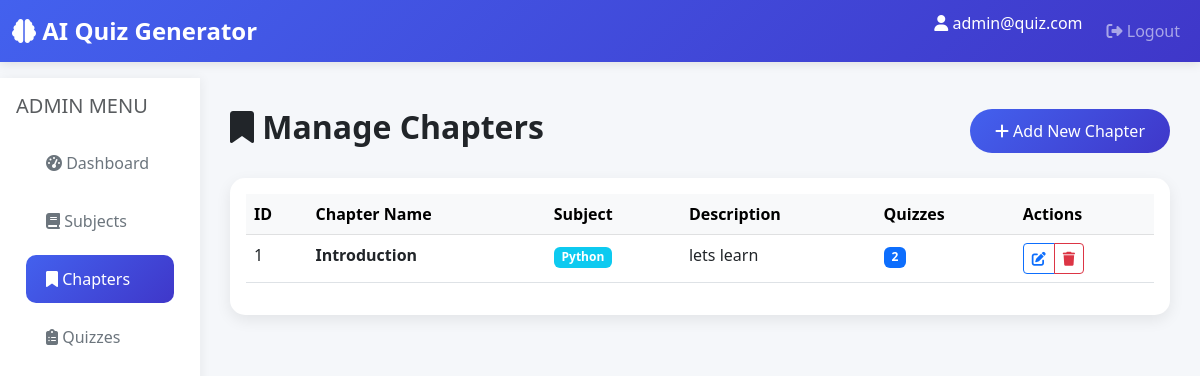
The page /admin/chapters (signed in) on the database its author committed.
### models.py (models this page shows, shortened)
class User(db.Model):
    __tablename__ = 'users'
    id = db.Column(db.Integer, primary_key=True)
    username = db.Column(db.String(120), unique=True, nullable=False)
    password = db.Column(db.String(200), nullable=False)
    full_name = db.Column(db.String(100), nullable=False)
    qualification = db.Column(db.String(100))
    date_of_birth = db.Column(db.Date)
    is_admin = db.Column(db.Boolean, default=False)
    created_at = db.Column(db.DateTime, default=datetime.utcnow)
    scores = db.relationship('Score', backref='user', lazy=True, cascade='all, delete-orphan')

class Chapter(db.Model):
    __tablename__ = 'chapters'
    id = db.Column(db.Integer, primary_key=True)
    subject_id = db.Column(db.Integer, db.ForeignKey('subjects.id'), nullable=False)
    name = db.Column(db.String(100), nullable=False)
    description = db.Column(db.Text)
    created_at = db.Column(db.DateTime, default=datetime.utcnow)
    quizzes = db.relationship('Quiz', backref='chapter', lazy=True, cascade='all, delete-orphan')

class Subject(db.Model):
    __tablename__ = 'subjects'
    id = db.Column(db.Integer, primary_key=True)
    name = db.Column(db.String(100), nullable=False)
    description = db.Column(db.Text)
    created_at = db.Column(db.DateTime, default=datetime.utcnow)
    chapters = db.relationship('Chapter', backref='subject', lazy=True, cascade='all, delete-orphan')

### app.py (the view)
@app.route('/admin/chapters')
@admin_required
def manage_chapters():
    chapters = Chapter.query.all()
    return render_template('chapters.html', chapters=chapters)

### app.py (called while the page is built)
def admin_required(f):
    @wraps(f)
    def decorated_function(*args, **kwargs):
        if 'user_id' not in session:
            flash('Please login first', 'warning')
            return redirect(url_for('login'))
        user = User.query.get(session['user_id'])
        if not user or not user.is_admin:
            flash('Access denied. Admin only.', 'danger')
            return redirect(url_for('user_dashboard'))
        return f(*args, **kwargs)
    return decorated_function

### templates/chapters.html (shortened to what this page needs)
{% extends "base.html" %}
{% block content %}
<div class="container-fluid">
    <div class="row">
        <div class="col-md-2 sidebar p-0">
            <div class="p-3">
                <h5 class="text-muted mb-3">ADMIN MENU</h5>
                <ul class="nav flex-column">
                    <li class="nav-item">
                        <a class="nav-link" href="{{ url_for('admin_dashboard') }}">
                            <i class="fas fa-tachometer-alt"></i> Dashboard
                        </a>
                    </li>
                    <li class="nav-item">
                        <a class="nav-link" href="{{ url_for('manage_subjects') }}">
                            <i class="fas fa-book"></i> Subjects
                        </a>
                    </li>
                    <li class="nav-item">
                        <a class="nav-link active" href="{{ url_for('manage_chapters') }}">
                            <i class="fas fa-bookmark"></i> Chapters
                        </a>
                    </li>
                    <li class="nav-item">
                        <a class="nav-link" href="{{ url_for('manage_quizzes') }}">
                            <i class="fas fa-clipboard-list"></i> Quizzes
                        </a>
                    </li>
                </ul>
            </div>
        </div>
        <div class="col-md-10 content-wrapper">
            <div class="d-flex justify-content-between align-items-center mb-4">
                <h2 class="fw-bold">
                    <i class="fas fa-bookmark"></i> Manage Chapters
                </h2>
                <a href="{{ url_for('add_chapter') }}" class="btn btn-primary">
                    <i class="fas fa-plus"></i> Add New Chapter
                </a>
            </div>
            <div class="card">
                <div class="card-body">
                    <div class="table-responsive">
                        <table class="table table-hover">
                            <thead class="table-light">
                                <tr>
                                    <th>ID</th>
                                    <th>Chapter Name</th>
                                    <th>Subject</th>
                                    <th>Description</th>
                                    <th>Quizzes</th>
                                    <th>Actions</th>
                                </tr>
                            </thead>
                            <tbody>
                                {% for chapter in chapters %}
                                <tr>
                                    <td>{{ chapter.id }}</td>
                                    <td><strong>{{ chapter.name }}</strong></td>
                                    <td><span class="badge bg-info">{{ chapter.subject.name }}</span></td>
                                    <td>{{ chapter.description[:40] }}{% if chapter.description|length > 40 %}...{% endif %}</td>
                                    <td><span class="badge bg-primary">{{ chapter.quizzes|length }}</span></td>
                                    <td>
                                        <div class="btn-group" role="group">
                                            <a href="{{ url_for('edit_chapter', id=chapter.id) }}"
                                               class="btn btn-sm btn-outline-primary">
                                                <i class="fas fa-edit"></i>
                                            </a>
                                            <a href="{{ url_for('delete_chapter', id=chapter.id) }}"
                                               class="btn btn-sm btn-outline-danger"
                                               onclick="return confirm('Are you sure? This will delete all quizzes under this chapter!')">
                                                <i class="fas fa-trash"></i>
                                            </a>
                                        </div>
                                    </td>
                                </tr>
                                {% endfor %}
                            </tbody>
                        </table>
                    </div>
                </div>
            </div>
        </div>
    </div>
</div>
{% endblock %}

### templates/base.html (shortened to what this page needs)
<!DOCTYPE html>
<html lang="en">
<head>
    <link href="https://cdn.jsdelivr.net/npm/bootstrap@5.3.0/dist/css/bootstrap.min.css" rel="stylesheet">
    <link rel="stylesheet" href="https://cdnjs.cloudflare.com/ajax/libs/font-awesome/6.4.0/css/all.min.css">
</head>
<body>
    <nav class="navbar navbar-expand-lg navbar-dark">
        <div class="container-fluid">
            <a class="navbar-brand" href="{{ url_for('index') }}">
                <i class="fas fa-brain"></i> AI Quiz Generator
            </a>
            <div class="collapse navbar-collapse" id="navbarNav">
                <ul class="navbar-nav ms-auto">
                    {% if session.get('user_id') %}
                        <li class="nav-item">
                            <span class="navbar-text text-white me-3">
                                <i class="fas fa-user"></i> {{ session.get('username') }}
                            </span>
                        </li>
                        <li class="nav-item">
                            <a class="nav-link" href="{{ url_for('logout') }}">
                                <i class="fas fa-sign-out-alt"></i> Logout
                            </a>
                        </li>
                    {% endif %}
                </ul>
            </div>
        </div>
    </nav>
    {% block content %}{% endblock %}
</body>
</html>

### templates/base.html (style rules this page uses)
:root { --primary-color: #4361ee; --secondary-color: #3f37c9; --success-color: #06d6a0; --danger-color: #ef476f; --warning-color: #ffd166; --dark-color: #212529; --light-color: #f8f9fa; }
body { font-family: 'Segoe UI', Tahoma, Geneva, Verdana, sans-serif; background-color: #f5f7fa; }
.navbar { background: linear-gradient(135deg, var(--primary-color), var(--secondary-color)); box-shadow: 0 2px 10px rgba(0,0,0,0.1); }
.navbar-brand { font-weight: bold; font-size: 1.5rem; }
.card { border: none; border-radius: 15px; box-shadow: 0 5px 15px rgba(0,0,0,0.08); transition: transform 0.3s, box-shadow 0.3s; }
.btn-primary { background: linear-gradient(135deg, var(--primary-color), var(--secondary-color)); border: none; border-radius: 25px; padding: 10px 25px; transition: all 0.3s; }
.sidebar { background: white; min-height: calc(100vh - 56px); box-shadow: 2px 0 10px rgba(0,0,0,0.05); }
.sidebar .nav-link { color: #6c757d; padding: 12px 20px; margin: 5px 10px; border-radius: 10px; transition: all 0.3s; }
.sidebar .nav-link:hover, .sidebar .nav-link.active { background: linear-gradient(135deg, var(--primary-color), var(--secondary-color)); color: white; }
.content-wrapper { padding: 30px; }

### rows shown on the page
User: get "admin@quiz.com"
Chapter: id "1", name "Introduction", subject.name "Python", description "lets learn", quizzes|length "2"
